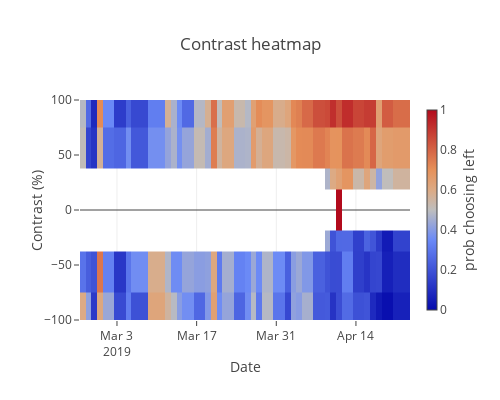

This figure's notebook cell:
### Code cell
data = dict(
    x=[t.strftime('%Y-%m-%d') 
       for t in contrast_map.columns.tolist()],
    y=contrast_map.index.tolist(),
    z=contrast_map.values.tolist(),
    zmax=1,
    zmin=0,
    type='heatmap',
    colorbar=dict(
        thickness=10,
        title='prob choosing left',
        titleside = 'right',
    )
    
)

layout = go.Layout(
    xaxis=dict(title='Date'),
    yaxis=dict(
        title='Contrast (%)',
        range=[-100, 100]
    ),
    width=500,
    height=400,
    title='Contrast heatmap',
    showlegend=False
)

fig = go.Figure(data=[data], layout=layout)
plotly.offline.iplot(fig)

### Figure 1 — Plotly figure (JSON) as saved in the notebook; plotly's stock layout.template omitted (floating-point values rounded to 4 significant figures; data arrays with more than 128 entries replaced by an {"elided": "..."} marker saying what was removed)
{"data": [{"colorbar": {"thickness": 10, "title": {"side": "right", "text": "prob choosing left"}}, "type": "heatmap", "uid": "771514f5-d459-4f5d-9b02-9301266bfb41", "x": ["2019-02-25", "2019-02-26", "2019-02-27", "2019-02-28", "2019-03-01", "2019-03-04", "2019-03-05", "2019-03-06", "2019-03-11", "2019-03-12", "2019-03-13", "2019-03-14", "2019-03-15", "2019-03-18", "2019-03-19", "2019-03-20", "2019-03-21", "2019-03-22", "2019-03-25", "2019-03-26", "2019-03-27", "2019-03-28", "2019-03-29", "2019-04-01", "2019-04-02", "2019-04-03", "2019-04-04", "2019-04-05", "2019-04-08", "2019-04-09", "2019-04-10", "2019-04-11", "2019-04-12", "2019-04-15", "2019-04-16", "2019-04-17", "2019-04-18", "2019-04-19", "2019-04-22"], "y": [100, 50, 25, 12, 6, 0, -6, -12, -25, -50, -100], "z": {"elided": "11x39 float values"}, "zmax": 1, "zmin": 0}], "layout": {"height": 400, "showlegend": false, "title": {"text": "Contrast heatmap"}, "width": 500, "xaxis": {"title": {"text": "Date"}}, "yaxis": {"range": [-100, 100], "title": {"text": "Contrast (%)"}}}}
